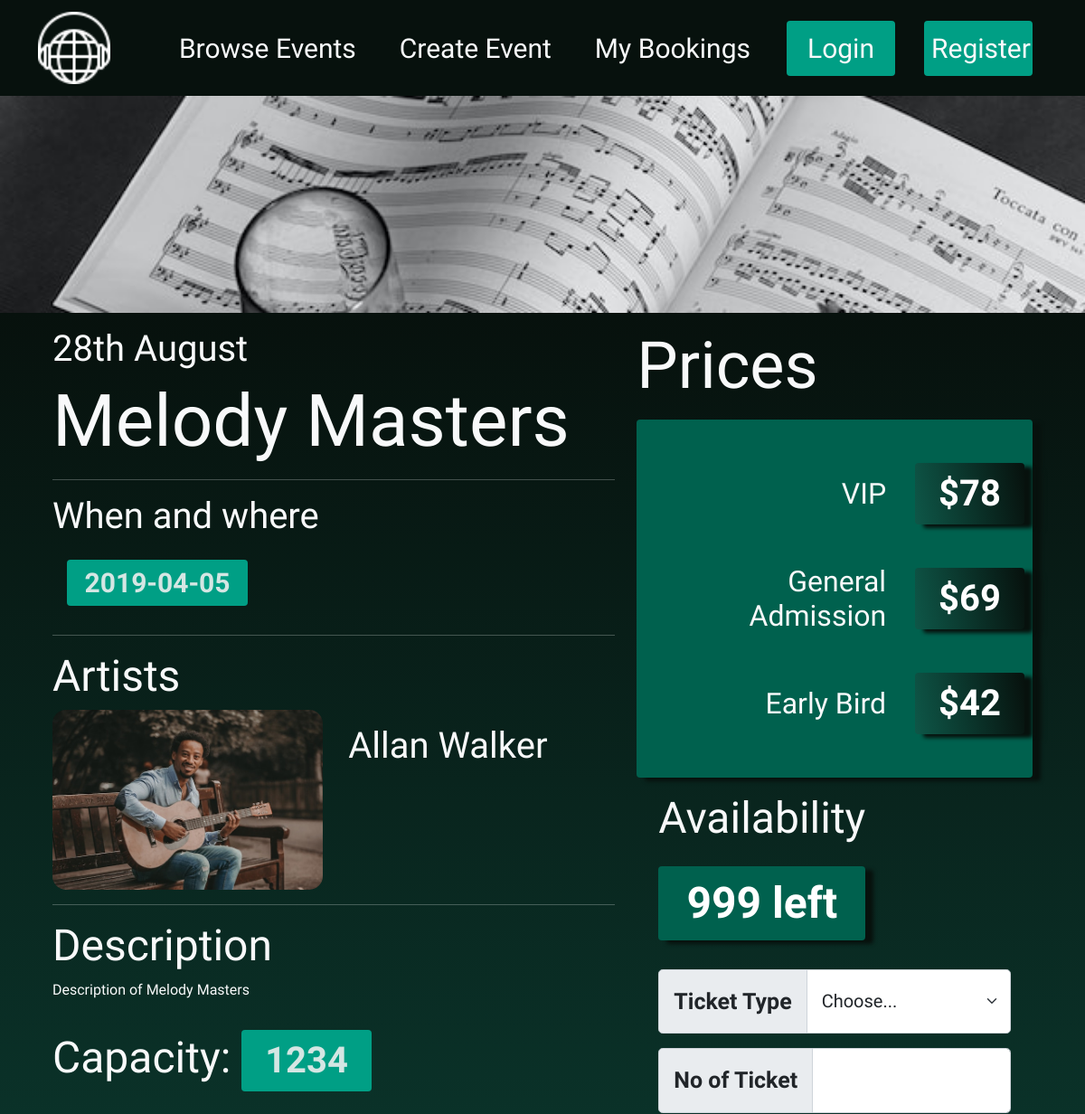
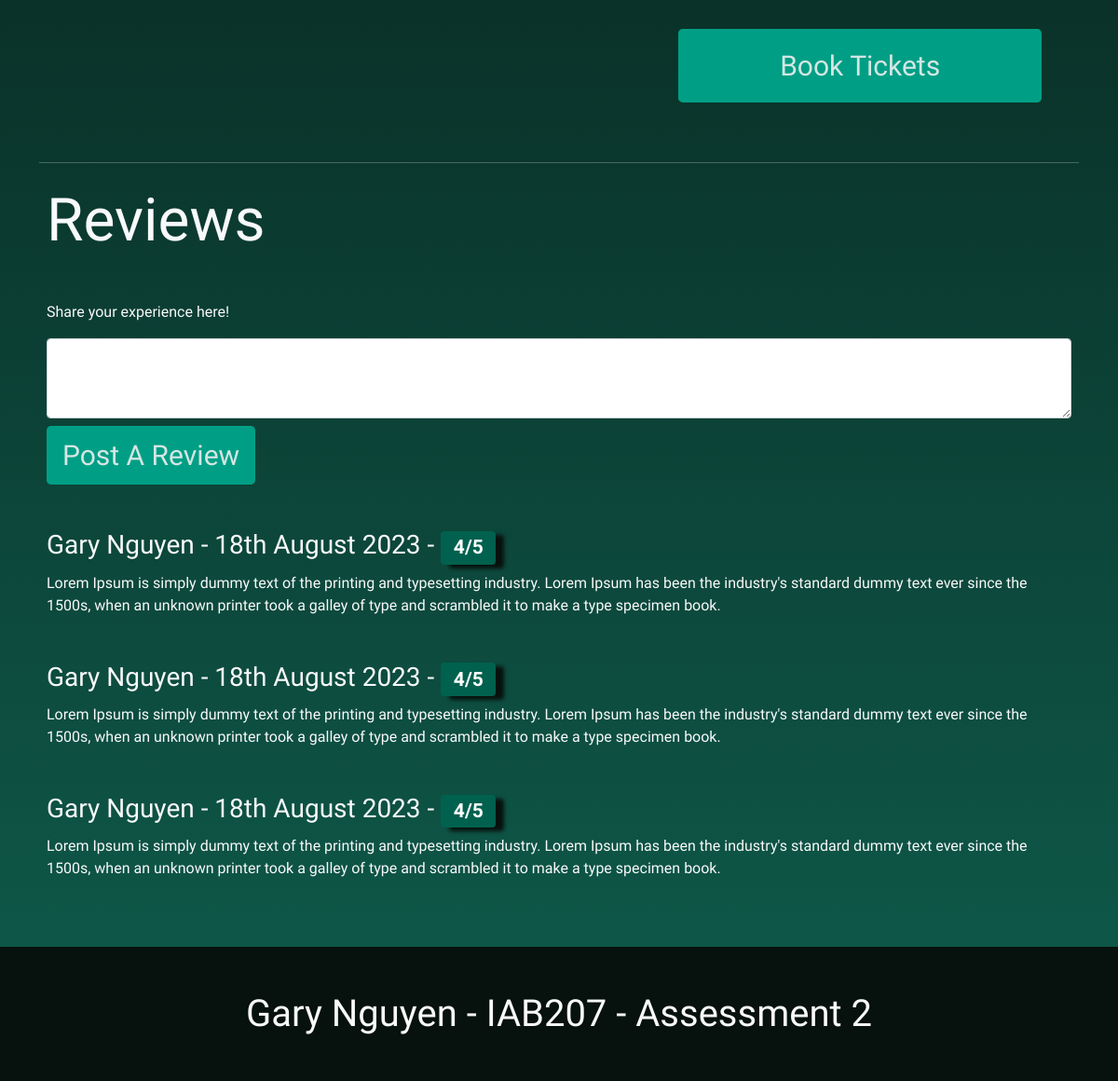
The page /details/1 on the database its author committed (2 pictures, top to bottom).
### website/models.py (models this page shows, shortened)
class Event(db.Model):
    __tablename__ = 'events'
    eventID = db.Column(db.Integer, primary_key=True)
    eventName = db.Column(db.String(100), index=True, nullable=False)
    suburb = db.Column(db.String(100), index=True, nullable=False)
    state = db.Column(db.String(100), index=True, nullable=False)
    dateTime = db.Column(db.Date, nullable=False, default=date)
    genres = db.Column(db.String(100), nullable=False)
    status = db.Column(db.Enum(EventStatusEnum), nullable=False)
    imagePath = db.Column(db.String(200), nullable=False)
    userID = db.Column(db.Integer, db.ForeignKey('users.userID'))
    eventDetail = db.relationship('EventDetail', backref='event')
    ticketType = db.relationship('TicketType', backref='event')
    bookings = db.relationship('Booking', backref='event')
    comments = db.relationship('Comment', backref='event')

class EventDetail(db.Model):
    __tablename__ = 'eventDetails'
    eventID = db.Column(db.Integer, db.ForeignKey('events.eventID'), primary_key=True)
    artistName = db.Column(db.String(100), nullable=False)
    imagePath = db.Column(db.String(200), nullable=False)
    description = db.Column(db.String(500), nullable=False)
    capacity =  db.Column(db.Integer, nullable=False)
    availability =  db.Column(db.Integer, nullable=False)

class TicketType(db.Model):
    __tablename__ = 'ticketTypes'
    ticketID = db.Column(db.Integer, primary_key=True)
    ticketType = db.Column(db.String(100), nullable=False)
    ticketPrice = db.Column(db.Integer, nullable=False)
    ticketAvailability = db.Column(db.Integer, nullable=False)
    eventID = db.Column(db.Integer, db.ForeignKey('events.eventID'))

### website/eventDetails.py (the view)
@detailsbp.route('/<id>')
def show(id):
    event = db.session.scalar(db.select(Event).where(Event.eventID==id))
    eventDetails = db.session.scalar(db.select(EventDetail).where(EventDetail.eventID==id))
    ticketDetails = db.session.query(TicketType).filter(TicketType.eventID == id).all()
    return render_template('eventDetails.html', event=event, eventDetails= eventDetails, ticketDetails= ticketDetails)

### website/templates/eventDetails.html (shortened to what this page needs)
{% extends 'base.html' %}
{% block content %}
   <div class="container-fluid" id="eventDetailsHeader">
      <img class="w-100" src="{{ url_for('static',filename=event.imagePath) }}" alt="Melody Master Photo">
   </div>
   <div class="container-fluid backgroundDark">
      <div class="container text-light">
         <div class="row p-3">
            <div class="col-12 col-md-7 text-center text-md-start">
               <h3 class="display-6">28th August</h3>
               <h1 class="display-1">{{ event.eventName }}</h1>
               <hr>
               <h2 class="display-6">When and where</h2>
               <h1>
                  <span class="badge buttonGreenBgNoHover m-3">{{ event.dateTime }}</span>
               </h1>
               <hr>
               <h2 class="display-5">Artists</h2>
               <div class="row">
                  <div id="eventDetailsArtists" class="col-12 col-md-6">
                     <img class="img-fluid w-100" src="{{ url_for('static',filename='image/arttistMusicDetails.jpg') }}" alt="Artist Photo">
                  </div>
                  <div class="col-12 col-md-6 p-3">
                     <h1>{{ eventDetails.artistName }}</h1>
                  </div>
               </div>
               <hr>
               <h2 class="display-5">Description</h2>
               <p>{{ eventDetails.description }}</p>
               <h2 class="display-5">Capacity: <span class="badge buttonGreenBgNoHover fontSize2VW mr-5 my-3">{{ eventDetails.capacity }}</span>
               </h2>
            </div>
            <div class="col-12 col-md-5 text-center text-lg-start">
               <h1 class="display-2">Prices</h1>
               <div class="container my-3 detailsButton rounded text-center text-lg-end py-3">
                  {% for ticket in ticketDetails %}
                  <div class="row my-3">
                     <div class="col-12 col-lg-8 my-auto">
                        <h2 class="d-inline text-light">{{ ticket.ticketType }}</h2>
                     </div>
                     <div class="col-12 col-lg-4">
                        <h1 class="d-inline display-5 mx-2"><span
                              class="badge backgroundDarkGradientForPrice fontSize2VW mr-5 my-3 display-1">${{ ticket.ticketPrice }}</span>
                        </h1>
                     </div>
                  </div>
                  {% endfor %}
               </div>
               <div class="container my-3 text-center text-lg-start">
                  <h2 class="display-5">Availability</h2>
                  <h1 class="display-3"><span class="badge detailsButton mr-5 my-3 display-1 rounded">{{ eventDetails.availability }} left</span>
                  </h1>
               </div>
               <div class="container my-3">
                  <div class="input-group input-group-lg mb-3">
                     <label class="input-group-text p-3" for="inputGroupSelect01" id="inputBookText">Ticket Type</label>
                     <select class="form-select" id="inputGroupSelect01">
                        <option selected>Choose...</option>
                     </select>
                  </div>
                  <div class="input-group input-group-lg mb-3 mt-3">
                     <label class="input-group-text p-3" for="inputGroupSelect01" id="inputBookText">No of
                        Ticket</label>
                     <input type="number" class="form-control" aria-label="Sizing example input"
                        aria-describedby="inputGroup-sizing-default">
                  </div>
                  <button id="bookTicketButton" type="button"
                     class="my-3 btn buttonGreenBg btn-lg w-100 p-3 fontSize1VW">Book
                     Tickets</button>
               </div>
            </div>
         </div>
         <hr>
         <div class="p-2">
            <h1 class="display-3 mb-5 text-center text-md-start">Reviews</h1>
            <p>Share your experience here!</p>
            <textarea class="form-control mb-2" id="seatConfiguring" rows="3"></textarea>
            <button class="btn btn-lg buttonGreenBg mb-5 fontSize1VW">Post A Review</button>
            <div class="mb-5">
               <h3>Gary Nguyen - 18th August 2023 - <span class="badge detailsButton">4/5</span></h3>
               <p>Lorem Ipsum is simply dummy text of the printing and typesetting industry. Lorem Ipsum has been the
                  industry's standard dummy text ever since the 1500s, when an unknown printer took a galley of type and
                  scrambled it to make a type specimen book. </p>
            </div>
            <div class="mb-5">
               <h3>Gary Nguyen - 18th August 2023 - <span class="badge detailsButton">4/5</span></h3>
               <p>Lorem Ipsum is simply dummy text of the printing and typesetting industry. Lorem Ipsum has been the
                  industry's standard dummy text ever since the 1500s, when an unknown printer took a galley of type and
                  scrambled it to make a type specimen book. </p>
            </div>
            <div class="pb-5">
               <h3>Gary Nguyen - 18th August 2023 - <span class="badge detailsButton">4/5</span></h3>
               <p>Lorem Ipsum is simply dummy text of the printing and typesetting industry. Lorem Ipsum has been the
                  industry's standard dummy text ever since the 1500s, when an unknown printer took a galley of type and
                  scrambled it to make a type specimen book. </p>
            </div>
         </div>
      </div>
   </div>
   {% endblock %}

### website/templates/base.html (shortened to what this page needs)
<!DOCTYPE html>
<html lang="en">
<head>
    <link href="https://cdn.jsdelivr.net/npm/bootstrap@5.0.0-beta3/dist/css/bootstrap.min.css" rel="stylesheet"
>
    <link rel="stylesheet" href="{{ url_for('static',filename='styles/style.css') }}">
</head>
<body>
    <header class="bg-light">
        <nav class="navbar navbar-expand-lg navbar-light backgroundDarkNoGradient navFontSize">
            <div class="container">
                <a href="/" class="navbar-brand">
                    <img id="companyLogo" src="{{ url_for('static',filename='image/logo.png') }}" class="rounded float-left img-fluid" alt="Company Logo">
                </a>
                <div class="collapse navbar-collapse justify-content-end" id="navbarButtons">
                    <div class="navbar-nav ml-auto">
                        <a class="nav-item nav-link text-light mx-3 navButtons" href="/">Browse Events</a>
                        <a class="nav-item nav-link text-light mx-3 navButtons" href="/creator">Create Event</a>
                        <a class="nav-item nav-link text-light mx-3 navButtons" href="/bookings">My Bookings</a>
                        {% if current_user.is_authenticated %}
                        <a class="nav-item nav-link disabled text-muted" href="#">Welcome {{current_user.firstName}}</a>
                        <a id="LoginButton" class="nav-item nav-link buttonGreenBg rounded text-light mx-3"
                        href="{{ url_for('auth.logout') }}">Logout</a>
                            {% else %}
                        <a id="LoginButton" class="nav-item nav-link buttonGreenBg rounded text-light mx-3"
                            href="{{ url_for('auth.login') }}">Login</a>
                        <a id="LoginButton" class="nav-item nav-link buttonGreenBg rounded text-light mx-3"
                            href="{{ url_for('auth.register') }}">Register</a>
                        {% endif %}
                    </div>
                </div>
            </div>
        </nav>
    </header>
        {% block content %}
        {% endblock %}
    <footer class="footer">
        <div class="text-center py-5 backgroundDarkNoGradient">
            <span class="text-light display-6">Gary Nguyen - IAB207 - Assessment 2</span>
        </div>
    </footer>
</body>
</html>

### website/static/styles/style.css (style rules this page uses)
body { font-family: 'Share Tech', sans-serif; }
#companyLogo { height: 80px; }
#eventDetailsHeader { padding: 0; }
#eventDetailsHeader img { max-height: 30vh; object-fit: cover; }
#eventDetailsArtists img { border-radius: 15px; max-height: 200px; object-fit: cover; }
.navbar-collapse { text-align: center; }
#inputBookText { font-size: clamp(20px, 4vw, 25px); font-weight: bold; }
.backgroundDark { background-image: linear-gradient(#07110d, #0e5748) }
.backgroundDarkGradientForPrice { background-image: linear-gradient(80deg, #0e5748, #07110d); filter: drop-shadow(9px 4px 2px #07110d); }
.backgroundDarkNoGradient { background-color: #07110d; }
.buttonGreenBg { background-color: #009f85; transition: 0.3s; color: #d4e6e3; }
.buttonGreenBgNoHover { background-color: #009f85; transition: 0.3s; color: #d4e6e3; }
.fontSize1VW { font-size: clamp(20px, 4vw, 30px); }
.fontSize2VW { font-size: clamp(25px, 4vw, 40px); }
.detailsButton { background-color: #00614e; color: white; filter: drop-shadow(9px 4px 2px #07110d); }
.navFontSize { font-size: clamp(20px, 4vw, 30px); }
#LoginButton { width: 120px }

### rows shown on the page
Event: imagePath (picture), eventName "Melody Masters", dateTime "2019-04-05"
EventDetail: artistName "Allan Walker", description "Description of Melody Masters", capacity "1234", availability "999"
TicketType: ticketType "VIP", ticketPrice "78"
TicketType: ticketType "General Admission", ticketPrice "69"
TicketType: ticketType "Early Bird", ticketPrice "42"
